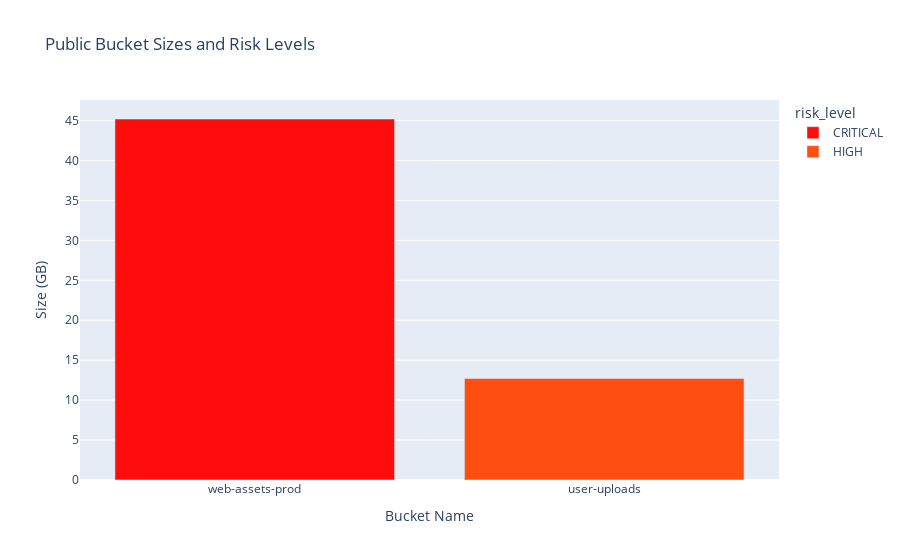
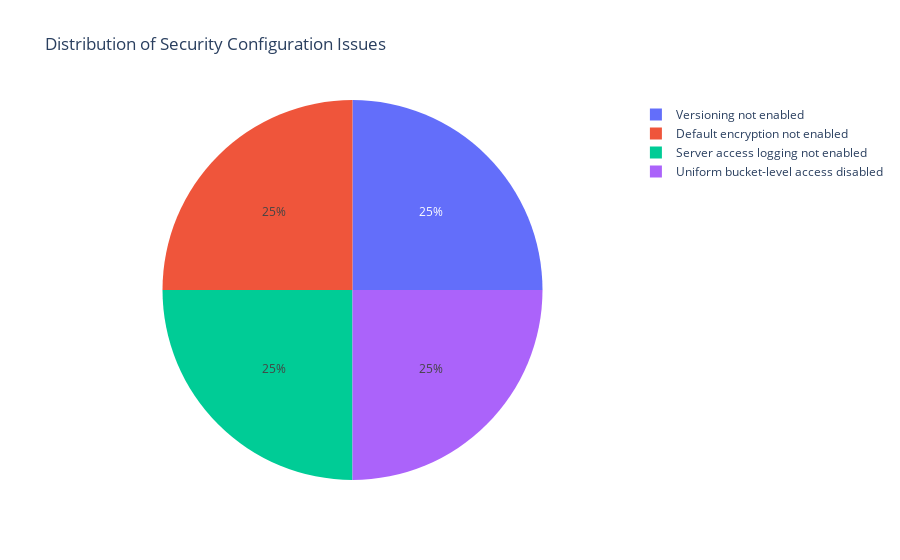

The code cell stored with these charts, in order, in its notebook:
### Markdown cell above
## 3. Storage Security Analysis
Now let's analyze the storage security findings.

### Code cell
# Analyze public buckets
public_buckets_df = pd.DataFrame(storage_report['public_buckets'])
display(Markdown("### Public Bucket Analysis"))
display(public_buckets_df[['bucket_name', 'public_access', 'risk_level', 'business_impact']])

# Create visualization of public bucket risks
fig = px.bar(
    public_buckets_df,
    x='bucket_name',
    y='size_gb',
    color='risk_level',
    title='Public Bucket Sizes and Risk Levels',
    labels={'size_gb': 'Size (GB)', 'bucket_name': 'Bucket Name'},
    color_discrete_map={
        'CRITICAL': '#ff0d0d',
        'HIGH': '#ff4e11',
        'MEDIUM': '#ff8e15'
    }
)
fig.show()

# Analyze sensitive data findings
sensitive_df = pd.DataFrame(storage_report['sensitive_data_findings'])
display(Markdown("\n### Sensitive Data Findings"))
display(sensitive_df[['bucket_name', 'object_key', 'risk_level', 'business_impact']])

# Create visualization of configuration issues
config_df = pd.DataFrame(storage_report['insecure_configurations'])
fig = px.pie(
    config_df,
    names='issue',
    title='Distribution of Security Configuration Issues'
)
fig.show()

### Figure 1 — Plotly figure (JSON) as saved in the notebook; plotly's stock layout.template omitted (floating-point values rounded to 4 significant figures)
{"data": [{"hovertemplate": "risk_level=CRITICAL<br>Bucket Name=%{x}<br>Size (GB)=%{y}<extra></extra>", "legendgroup": "CRITICAL", "marker": {"color": "#ff0d0d", "pattern": {"shape": ""}}, "name": "CRITICAL", "orientation": "v", "showlegend": true, "textposition": "auto", "type": "bar", "x": ["web-assets-prod"], "xaxis": "x", "y": [45.2], "yaxis": "y"}, {"hovertemplate": "risk_level=HIGH<br>Bucket Name=%{x}<br>Size (GB)=%{y}<extra></extra>", "legendgroup": "HIGH", "marker": {"color": "#ff4e11", "pattern": {"shape": ""}}, "name": "HIGH", "orientation": "v", "showlegend": true, "textposition": "auto", "type": "bar", "x": ["user-uploads", null], "xaxis": "x", "y": [12.7, NaN], "yaxis": "y"}], "layout": {"barmode": "relative", "legend": {"title": {"text": "risk_level"}, "tracegroupgap": 0}, "title": {"text": "Public Bucket Sizes and Risk Levels"}, "xaxis": {"anchor": "y", "domain": [0, 1], "title": {"text": "Bucket Name"}}, "yaxis": {"anchor": "x", "domain": [0, 1], "title": {"text": "Size (GB)"}}}}

### Figure 2 — Plotly figure (JSON) as saved in the notebook; plotly's stock layout.template omitted (floating-point values rounded to 4 significant figures)
{"data": [{"domain": {"x": [0, 1], "y": [0, 1]}, "hovertemplate": "issue=%{label}<extra></extra>", "labels": ["Versioning not enabled", "Default encryption not enabled", "Server access logging not enabled", "Uniform bucket-level access disabled"], "legendgroup": "", "name": "", "showlegend": true, "type": "pie"}], "layout": {"legend": {"tracegroupgap": 0}, "title": {"text": "Distribution of Security Configuration Issues"}}}
